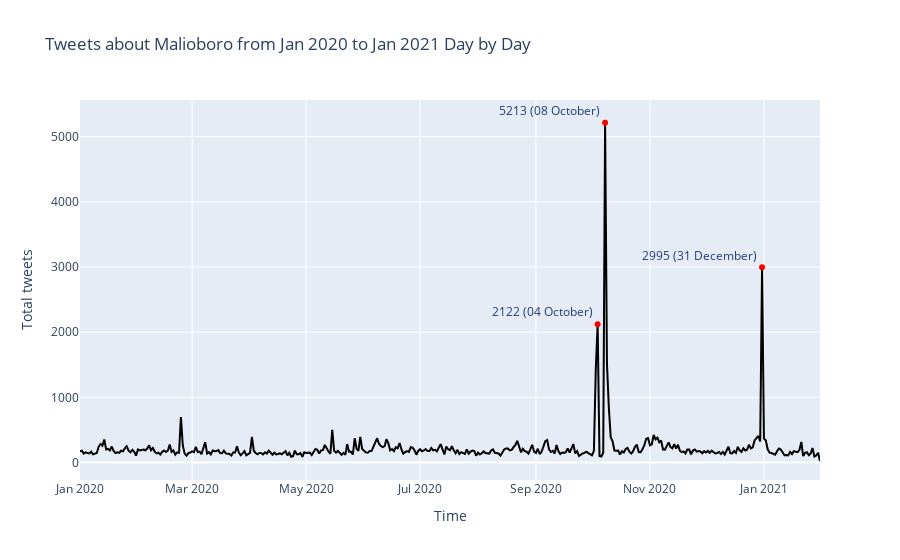

Source (notebook cell):
### Code cell
fig = go.Figure(data=go.Scatter(x=df_date['date'].astype(dtype=str), 
                                y=df_date['counts'],
                                marker_color='black', text="counts"))

fig.update_layout({"title": 'Tweets about Malioboro from Jan 2020 to Jan 2021 Day by Day',
                   "xaxis": {"title":"Time"},
                   "yaxis": {"title":"Total tweets"},
                   "showlegend": False})
fig.add_traces(go.Scatter(x=top_dates['date'], y=top_dates['counts'],
                          textposition='top left',
                          textfont=dict(color='#233a77'),
                          mode='markers+text',
                          marker=dict(color='red', size=6),
                          text = top_dates["tgl"]))
fig.show()
fig.write_image("timeline-day-notes.png",format="png", width=1000, height=600, scale=2)

### Figure 1 — Plotly figure (JSON) as saved in the notebook; plotly's stock layout.template omitted (floating-point values rounded to 4 significant figures; data arrays with more than 128 entries replaced by an {"elided": "..."} marker saying what was removed)
{"data": [{"marker": {"color": "black"}, "text": "counts", "type": "scatter", "x": {"elided": "397 str values"}, "y": {"elided": "397 int values"}}, {"marker": {"color": "red", "size": 6}, "mode": "markers+text", "text": ["5213 (08 October)", "2995 (31 December)", "2122 (04 October)"], "textfont": {"color": "#233a77"}, "textposition": "top left", "type": "scatter", "x": ["2020-10-08T00:00:00", "2020-12-31T00:00:00", "2020-10-04T00:00:00"], "y": [5213, 2995, 2122]}], "layout": {"showlegend": false, "title": {"text": "Tweets about Malioboro from Jan 2020 to Jan 2021 Day by Day"}, "xaxis": {"title": {"text": "Time"}}, "yaxis": {"title": {"text": "Total tweets"}}}}
